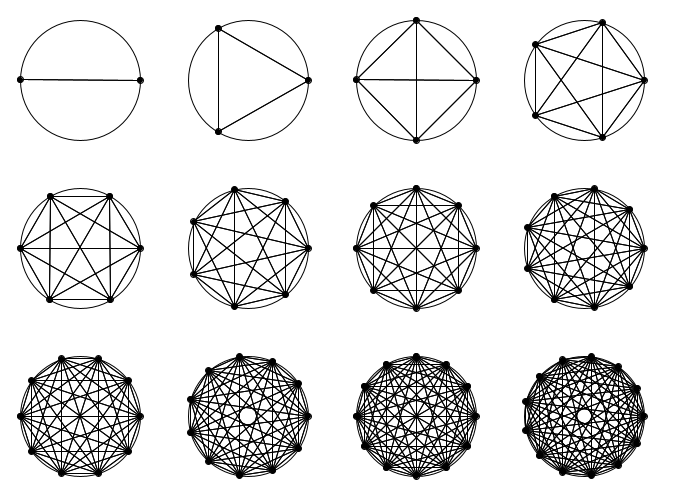
Frame 1 (no input)
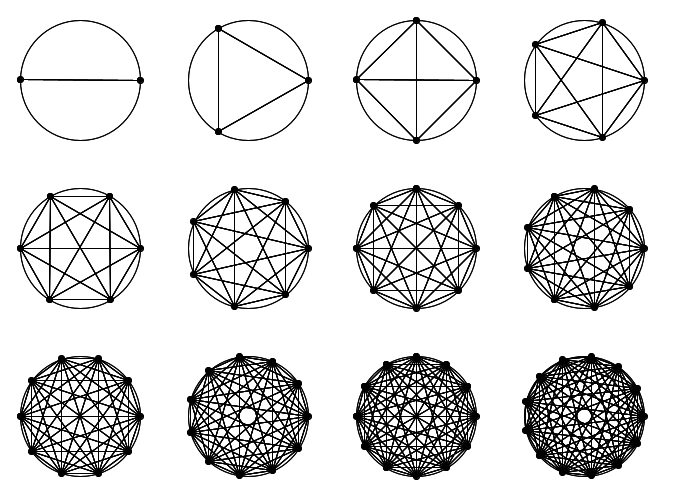
Frame 2 (the mouse pressed at the canvas centre, redrawn once)

The Processing sketch that drew these frames (run headless with seeded random() and noise(); the mouse was pressed at the canvas centre and the sketch redrawn once):

// Processing sketch: sketch_151130b
// ── sketch_151130b.pde
int w;

int numX = 3;
int numY = 4;

Node nodes[];

void setup(){
  noLoop();
  smooth();
  size(700,500);
  background(255);
 
  w = 60;
}

void draw(){
  int inc=1;
 for(int ih=0; ih<numX; ih++){
   
    for(int jh=0; jh<numY; jh++){
       inc++;
      Inst ins = new Inst(jh*2*(w*1.4) + w + 20,ih*2*(w*1.4) + w + 20, inc, w);
      ins.draw();     
    }
  }
  save("connect.png");
}

class Inst{
 float cx;
 float cy;
 int w;
 
 int numPoints;

  Inst(float ix, float iy, int np, int iw){
   cx = ix;
   cy = iy;
   numPoints = np;
   w = iw;
  }
  
  void draw(){
    noFill();
   ellipse(cx,cy,w*2,w*2);
   nodes = new Node[numPoints];
   for(int i=0; i<numPoints; i++){
     float theta = i * ((2 * PI)/numPoints);
     nodes[i] = new Node( cx + cos(theta) * w, cy + sin(theta) * w );
     nodes[i].drawPoint(); 

   }
 
   for(int i=0; i<numPoints; i++){
    for(int j=0; j<numPoints; j++){
      if(i != j){
        line(nodes[i].getX(), nodes[i].getY(), nodes[j].getX(), nodes[j].getY());
      }
    } 
   }
 
  }
}

class Node{
  float x;
  float y;
   
  Node(float nx, float ny){
     x = nx;
     y = ny;
  } 
  
  void drawPoint(){
    fill(0);
    ellipse(x,y,6,6);
    
  }
  
  float getX(){
    return x;
  }
  
  float getY(){
     return y; 
  }

}
